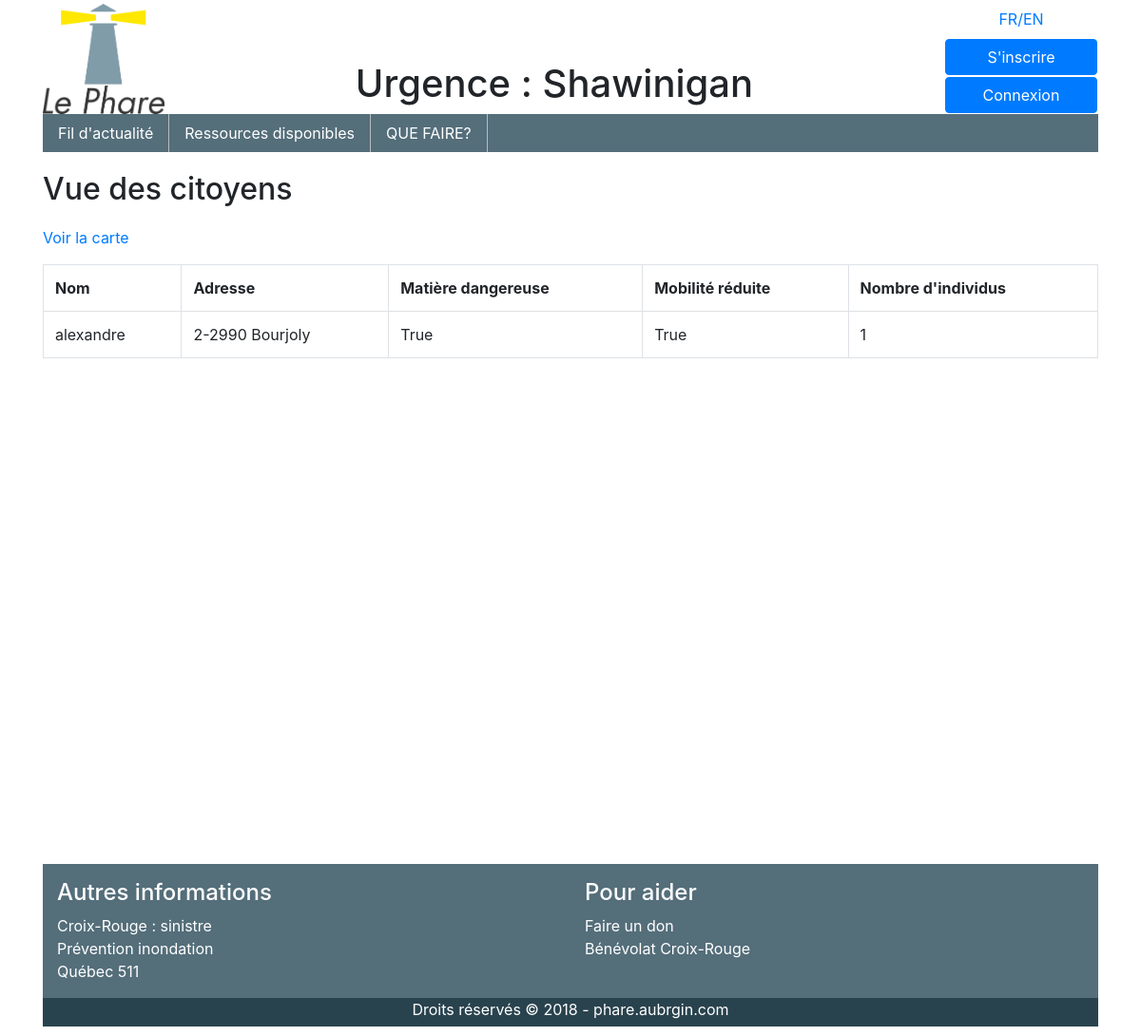
The app's page /vue_citoyens, older data.
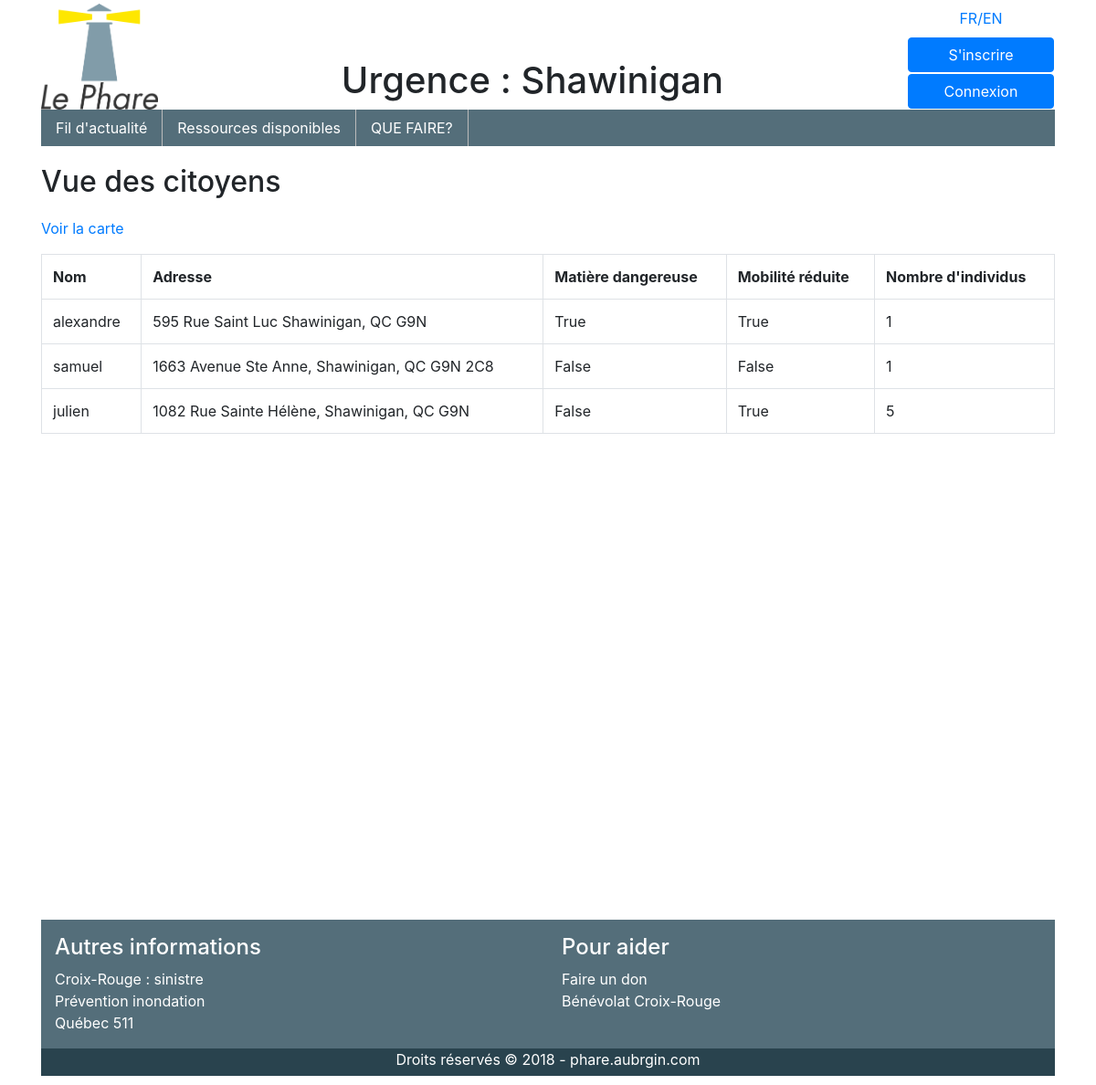
The same page, newer data.
### flux/models.py (models this page shows)
class Citoyen(models.Model):
    user = models.OneToOneField(settings.AUTH_USER_MODEL, on_delete=models.CASCADE)
    mobilite_reduite = models.BooleanField(default=False)
    matiere_dangereuse = models.BooleanField(default=False)
    nombre_individus = models.IntegerField(default=1)
    adresse = models.CharField(max_length=250, default="")
    latitude = models.DecimalField(max_digits=8, decimal_places=6, default=0.000000)
    longitude = models.DecimalField(max_digits=8, decimal_places=6, default=0.000000)

### phare/views.py (the view)
# urls.py: path('vue_citoyens', vue_citoyen, name="vue_citoyen"),
def vue_citoyen(request):
    citoyens = Citoyen.objects.order_by('-adresse')
    context = RequestContext(request)
    context_dict = {'citoyens': citoyens}
    return render_to_response('vue_citoyens.html', context_dict, context)

### ressources/templates/vue_citoyens.html (shortened to what this page needs)
{% extends 'base.html' %}
{% load i18n %}
{% load staticfiles %}
{% block content %}
	<h2>{% trans "Vue des citoyens" %}</h2>
	<p class="text-secondary"><a href="#carte">{% trans "Voir la carte" %}</a></p>
	<div class="row">
		<div class="col-12">
			<div class="table-responsive">
				<table class="table table-condensed table-stripped table-bordered">
					<tr><th>{% trans "Nom" %}</th><th>{% trans "Adresse" %}</th><th>{% trans "Matière dangereuse" %}</th><th>{% trans "Mobilité réduite" %}</th><th>{% trans "Nombre d'individus" %}</tr>
					{% for c in citoyens %}
						<tr>
							<td>{{ c.user.username }}</td><td>{{ c.adresse }}</td><td>{{ c.matiere_dangereuse }}</td><td>{{ c.mobilite_reduite }}</td><td>{{ c.nombre_individus }}</td>
						</tr>
					{% endfor %}
				</table>
			</div>
		</div>
	</div>
	<div class="row" id="carte">
		<div class="col-12">
			<div id="map" style="height:500px"></div>
		</div>
	</div>
{% endblock %}

Row changes from the older to the newer data that the page shows:
changed Citoyen "alexandre": adresse "2-2990 Bourjoly" → "595 Rue Saint Luc Shawinigan, QC G9N"
added Citoyen: user.username "samuel", adresse "1663 Avenue Ste Anne, Shawinigan, QC G9N 2C8", matiere_dangereuse "False", mobilite_reduite "False", nombre_individus "1"
added Citoyen: user.username "julien", adresse "1082 Rue Sainte Hélène, Shawinigan, QC G9N", matiere_dangereuse "False", mobilite_reduite "True", nombre_individus "5"
